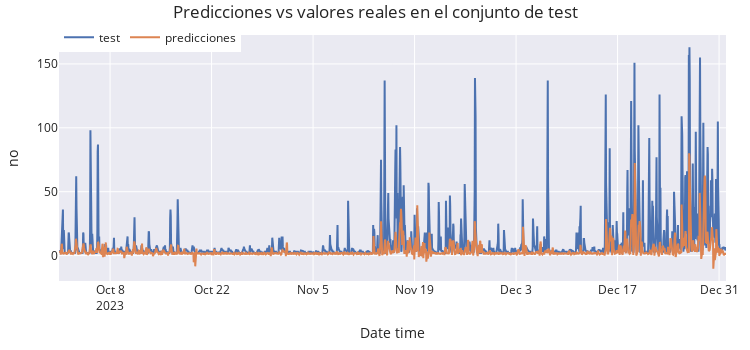

Notebook code for this chart:
### Code cell
# Gráfico de las predicciones vs valores reales en el conjunto de test
# ==============================================================================
fig = go.Figure()
trace1 = go.Scatter(x=data_test.index, y=data_test['no'], name="test", mode="lines")
trace2 = go.Scatter(x=predictions.index, y=predictions['no'], name="predicciones", mode="lines")
fig.add_trace(trace1)
fig.add_trace(trace2)
fig.update_layout(
    title="Predicciones vs valores reales en el conjunto de test",
    xaxis_title="Date time",
    yaxis_title="no",
    width=750,
    height=350,
    margin=dict(l=20, r=20, t=35, b=20),
    legend=dict(
        orientation="h",
        yanchor="top",
        y=1.05,
        xanchor="left",
        x=0
    )
)
fig.show()

### Figure 1 — Plotly figure (JSON) as saved in the notebook; plotly's stock layout.template omitted (floating-point values rounded to 4 significant figures; data arrays with more than 128 entries replaced by an {"elided": "..."} marker saying what was removed)
{"data": [{"mode": "lines", "name": "test", "type": "scatter", "x": {"elided": "2209 str values"}, "y": {"elided": "2209 float values"}}, {"mode": "lines", "name": "predicciones", "type": "scatter", "x": {"elided": "2208 str values"}, "y": {"elided": "2208 float values"}}], "layout": {"height": 350, "legend": {"orientation": "h", "x": 0, "xanchor": "left", "y": 1.05, "yanchor": "top"}, "margin": {"b": 20, "l": 20, "r": 20, "t": 35}, "title": {"text": "Predicciones vs valores reales en el conjunto de test"}, "width": 750, "xaxis": {"title": {"text": "Date time"}}, "yaxis": {"title": {"text": "no"}}}}
